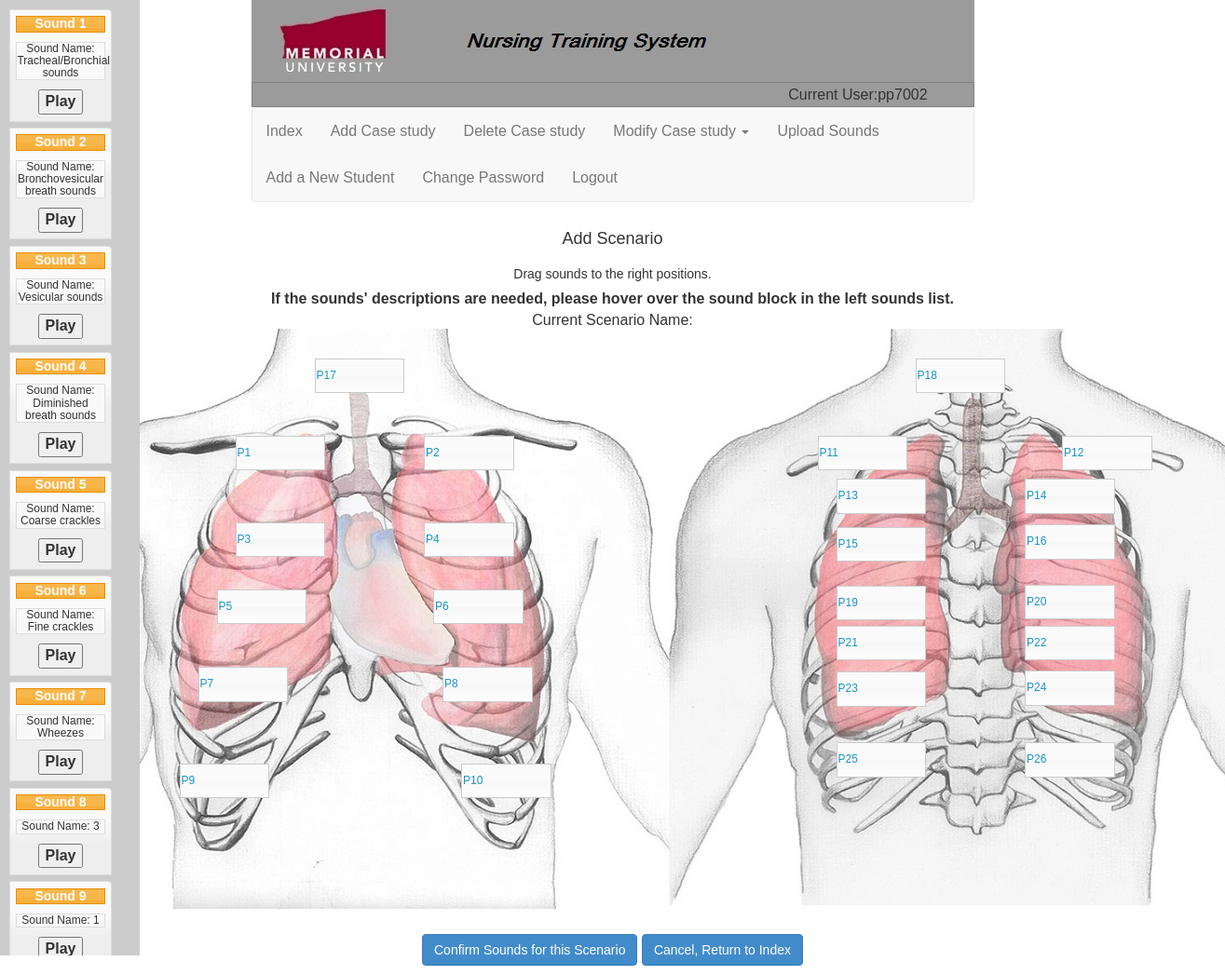
The app's page /Modify_sc_bind_change.php (signed in) with its own data.
### tables this page shows
CREATE TABLE `sounds` (
  `soundId` int(11) NOT NULL AUTO_INCREMENT,
  `soundName` varchar(1023) DEFAULT NULL,
  `soundDescription` varchar(4095) DEFAULT NULL,
  `file` varchar(4095) DEFAULT NULL,
  PRIMARY KEY (`soundId`)
);

### Modify_sc_bind_change.php (the view, shortened to what the rows shown need)
<?php
$sql=mysql_query("select * from scenarios where scenariosId = '$_POST[test]'");
$info_sc=mysql_fetch_array($sql);
?>
<html>
<head>
<link href="CSS/style.css" rel="stylesheet">
</head>
<body>
<table width="100%"  align="center" cellpadding="0" cellspacing="0" >
	<?php include("navigation.php");?>
	<td>
    <link rel="stylesheet" href="http://apps.bdimg.com/libs/bootstrap/3.3.0/css/bootstrap.min.css">
   <link href="stylesheets/bootstrap.min.css" rel="stylesheet">
   <link rel="stylesheet" type="text/css" href="stylesheets/bootstrap.min.css" />
<?php
	$sel_sounds= array();
	$sql=mysql_query("select * from sounds order by soundId");
	$info=mysql_fetch_array($sql);
	$session_sounds_num=0;
	$i=1;
	do{
		$sel_sounds[$i] =$info[soundId];
		$i=$i+1;
	}while($info=mysql_fetch_array($sql));
	for( $i=0;$i<=count($sel_sounds);$i++)
   {
	   if($sel_sounds[$i])
	   {
			$session_sounds[$session_sounds_num]= $sel_sounds[$i];
			$session_sounds_num++;
	   }
   }
			$allinfo=array();
            for ($i =0; $i < count($session_sounds); $i++)
            {
				$tmp = $session_sounds[$i];
				$sql=mysql_query("select * from sounds where soundId = '$tmp'");
            	$info=mysql_fetch_array($sql);
				$allinfo[$i][soundId] =$info[soundId];
				$allinfo[$i][soundName] =$info[soundName];
				$allinfo[$i][soundDescription] =$info[soundDescription];
				$allinfo[$i][file] = $info[file];
			 }
?>
<div class="container" align="center" width="75%" >
   <div align="center" class="row" >
      <div align="center" width="75%" >
    <p>
    <table align="center" width="70%" height="60%"  >
    <form   name= "kk" method="post" enctype="multipart/form-data"  >
	<label for="name">If the sounds' descriptions are needed, please hover over the sound block in the left sounds list.<br></label><br>
    <h7>Current Scenario Name: <?php echo $info_sc[scenarios_name];?><br>
  <link rel="stylesheet" href="javascripts/jquery-ui-1.11.4/jquery-ui.min.css">
  <link rel="stylesheet" href="jqueryui/style.css">
 <div id="menu" align="right" style="width:150px; height:98%; overflow-x: hidden;  solid #000000;">
<ul id="gallery" class="gallery ui-helper-reset ui-helper-clearfix">
<?php for ($j = 0; $j < count($session_sounds); $j++){?>
  <li title="Description: <?php echo $allinfo[$j][soundDescription]; ?>" class="ui-widget-content ui-corner-tr" >
  	<S_name = <?php echo $j+1; ?> >
    <h5 title="Description: <?php echo $allinfo[$j][soundDescription]; ?>" class="ui-widget-header"> Sound <?php echo $j+1; ?> </h5>
    <h6 title="Description: <?php echo $allinfo[$j][soundDescription]; ?>" class="ui-widget-content">Sound Name:  <?php echo $allinfo[$j][soundName]; ?> </h6>
		<div id="controls">
			<button id="playpause<?php echo $j+1 ?>" title="play<?php echo $j+1 ?>" onClick="togglePlayPause(this.id)">Play</button>
		</div>
  </li>
 <?php } ?>
</ul>
</div>
</div>
	</div>
</div>

### records on screen
sounds: soundName "Tracheal/Bronchial sounds"
sounds: soundName "Bronchovesicular breath sounds"
sounds: soundName "Vesicular sounds"
sounds: soundName "Diminished breath sounds"
sounds: soundName "Coarse crackles"
sounds: soundName "Fine crackles"
sounds: soundName "Wheezes"
sounds: soundName "3"
sounds: soundName "1"

### other values on screen
$_SESSION[admin_name] "pp7002"
